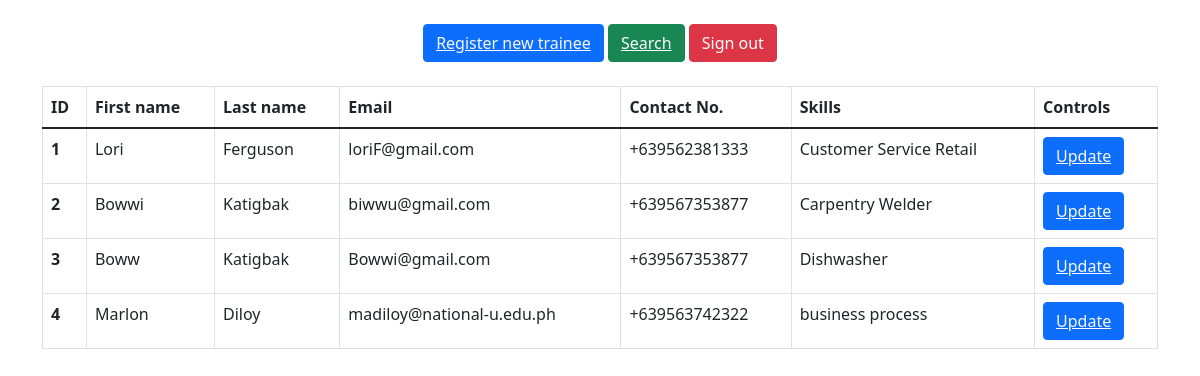
Screenshot of /displaydata.php with the database file from the repository.
### tables this page shows
CREATE TABLE `trainees` (
  `id` int(11) NOT NULL,
  `email` varchar(255) NOT NULL,
  `fname` varchar(255) NOT NULL,
  `lname` varchar(255) NOT NULL,
  `password` varchar(255) NOT NULL,
  `contact_no` varchar(13) DEFAULT NULL
);

CREATE TABLE `skills` (
  `id` int(11) NOT NULL,
  `skills` varchar(255) NOT NULL
);

### displaydata.php (the view, shortened to what this page needs)
<?php
	include("utils/connection.php");
?>
<!DOCTYPE html>
<html lang="en">
<head>
	<link href="https://cdn.jsdelivr.net/npm/bootstrap@5.1.3/dist/css/bootstrap.min.css" rel="stylesheet">
</head>
<body>
	<div class="container">
	<br>
	<div class="text-center">
		<button class="btn btn-primary"><a href="signup-trainee.php" class="text-light"> Register new trainee </a></button>
		<button class="btn btn-success"><a href="search.php" class="text-light"> Search </a></button>
		<button type="button" class="btn btn-danger" data-bs-toggle="modal" data-bs-target="#staticBackdrop">Sign out</button>
	</div>
	<br>
		<table class="table table-bordered">
		<thead>
			<tr>
			<th scope="col">ID </th>
			<th scope="col">First name</th>
			<th scope="col">Last name</th>
			<th scope="col">Email</th>
			<th scope="col">Contact No.</th>
			<th scope="col">Skills</th>
			<th scope="col">Controls</th>
			</tr>
		</thead>
		<tbody>
		<?php
			$sql = "select a.id, a.email, a.fname, a.lname, a.contact_no, b.skills from trainees AS a inner join skills AS b on a.id = b.id;";
			$result = mysqli_query($con, $sql);
			if($result) {
				while ($row = mysqli_fetch_assoc($result)) {
					$id = $row['id'];
					$email = $row['email'];
					$fname = $row['fname'];
					$lname = $row['lname'];
					$contact_no = $row['contact_no'];
					$skills = $row['skills'];
					echo '
					<tr>
						<th scope="row">'.$id.'</th>
						<td>'.$fname.'</td>
						<td>'.$lname.'</td>
						<td>'.$email.'</td>
						<td>'.$contact_no.'</td>
						<td>'.$skills.'</td>
						<td>
							<button class="btn btn-primary"><a href="update-trainee-data.php?updateid='.$id.'" class="text-light"> Update </a></button>
						</td>
					</tr>';
				}
			}
		?>
		</tbody>
		</table>
	</div>
</body>
</html>

### rows the page displays
trainees: id "1", fname "Lori", lname "Ferguson", email "loriF@gmail.com", contact_no "+639562381333", skills.skills "Customer Service Retail"
trainees: id "2", fname "Bowwi", lname "Katigbak", email "biwwu@gmail.com", contact_no "+639567353877", skills.skills "Carpentry Welder"
trainees: id "3", fname "Boww", lname "Katigbak", email "Bowwi@gmail.com", contact_no "+639567353877", skills.skills "Dishwasher"
trainees: id "4", fname "Marlon", lname "Diloy", email "madiloy@national-u.edu.ph", contact_no "+639563742322", skills.skills "business process"
